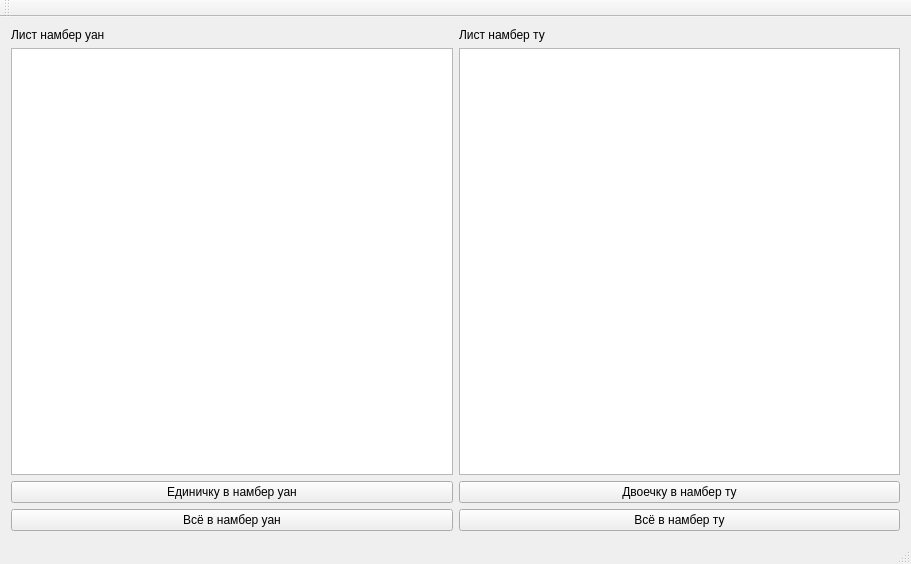
<?xml version="1.0" encoding="UTF-8"?>
<ui version="4.0">
 <class>MainWindow</class>
 <widget class="QMainWindow" name="MainWindow">
  <property name="geometry">
   <rect>
    <x>0</x>
    <y>0</y>
    <width>911</width>
    <height>564</height>
   </rect>
  </property>
  <property name="windowTitle">
   <string>MainWindow</string>
  </property>
  <widget class="QWidget" name="centralWidget">
   <layout class="QVBoxLayout" name="verticalLayout_7">
    <item>
     <layout class="QHBoxLayout" name="horizontalLayout">
      <item>
       <layout class="QVBoxLayout" name="verticalLayout_4">
        <item>
         <layout class="QVBoxLayout" name="verticalLayout">
          <item>
           <widget class="QLabel" name="label">
            <property name="text">
             <string>Лист намбер уан</string>
            </property>
           </widget>
          </item>
          <item>
           <widget class="QListWidget" name="listOne"/>
          </item>
          <item>
           <widget class="QPushButton" name="oneInListOne">
            <property name="text">
             <string>Единичку в намбер уан</string>
            </property>
           </widget>
          </item>
         </layout>
        </item>
        <item>
         <layout class="QVBoxLayout" name="verticalLayout_3">
          <item>
           <widget class="QPushButton" name="allInListOne">
            <property name="text">
             <string>Всё в намбер уан</string>
            </property>
           </widget>
          </item>
         </layout>
        </item>
       </layout>
      </item>
      <item>
       <layout class="QVBoxLayout" name="verticalLayout_6">
        <item>
         <layout class="QVBoxLayout" name="verticalLayout_2">
          <item>
           <widget class="QLabel" name="label_2">
            <property name="text">
             <string>Лист намбер ту</string>
            </property>
           </widget>
          </item>
          <item>
           <widget class="QListWidget" name="listTwo"/>
          </item>
         </layout>
        </item>
        <item>
         <layout class="QVBoxLayout" name="verticalLayout_5">
          <item>
           <widget class="QPushButton" name="twoInListTwo">
            <property name="text">
             <string>Двоечку в намбер ту</string>
            </property>
           </widget>
          </item>
          <item>
           <widget class="QPushButton" name="allInListTwo">
            <property name="text">
             <string>Всё в намбер ту</string>
            </property>
           </widget>
          </item>
         </layout>
        </item>
       </layout>
      </item>
     </layout>
    </item>
   </layout>
  </widget>
  <widget class="QMenuBar" name="menuBar">
   <property name="geometry">
    <rect>
     <x>0</x>
     <y>0</y>
     <width>911</width>
     <height>26</height>
    </rect>
   </property>
  </widget>
  <widget class="QToolBar" name="mainToolBar">
   <attribute name="toolBarArea">
    <enum>TopToolBarArea</enum>
   </attribute>
   <attribute name="toolBarBreak">
    <bool>false</bool>
   </attribute>
  </widget>
  <widget class="QStatusBar" name="statusBar"/>
 </widget>
 <layoutdefault spacing="6" margin="11"/>
 <resources/>
 <connections/>
</ui>
